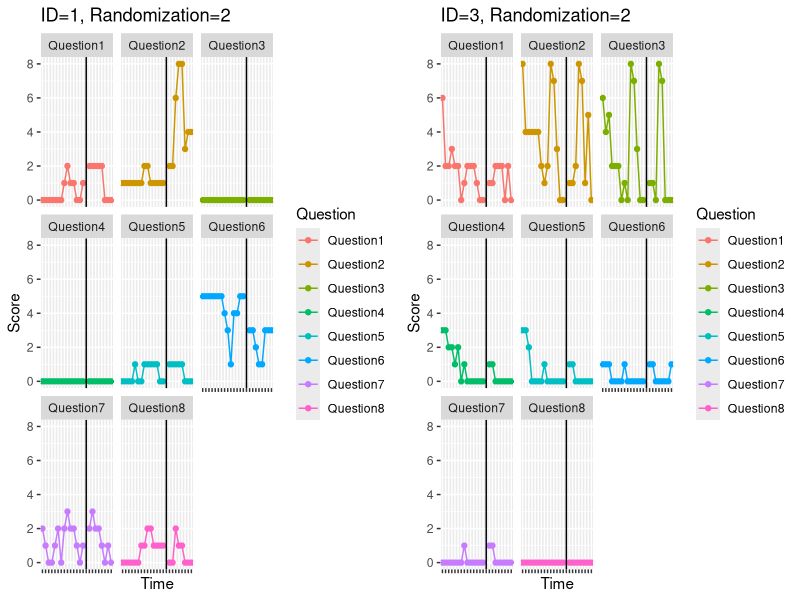
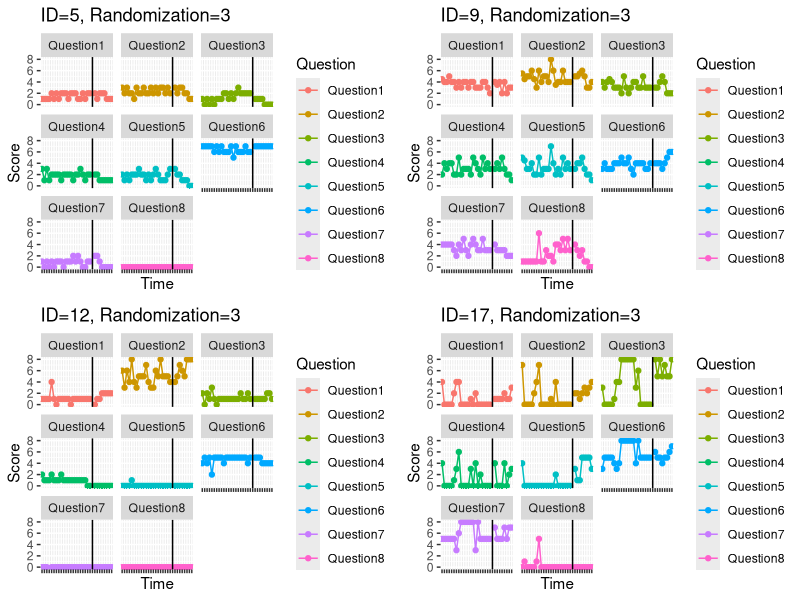
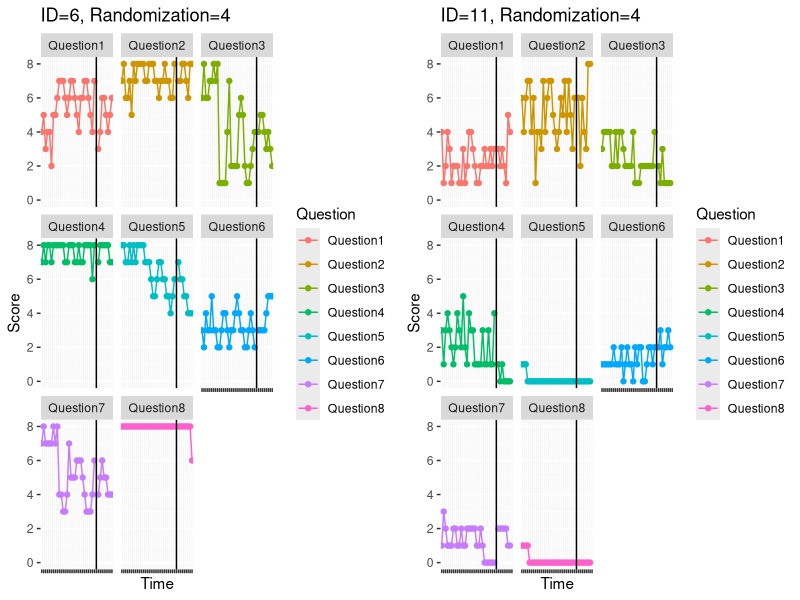

The R script that drew these images, in order: (Note: this script raises an error after producing the figures.)
## ---- chunk 1
knitr::opts_chunk$set(echo = TRUE)
## ---- chunk 2
library(ggplot2)
library(readxl)
library(tidyverse)
library(ggpubr)
library(lmerTest)
library(stats)
library(ordinal)
library(nlme)
library(dplyr)
data<- read_excel("Daily Monitor Tracking Log.xlsx")
## ---- chunk 3
#Two weeks
#1
data1 <- data[c(1:8),]
data1 <- data1[, colSums(is.na(data1)) != nrow(data1)]
data1 <- data1[,-c(1:3)]
x <- rep(NA,8)
data1 <- cbind(data1[,c(1:14)], x, data1[,c(15:22)])
Time <- rep(c("W1D1","W1D2","W1D3","W1D4","W1D5","W1D6","W1D7","W2D1","W2D2","W2D3","W2D4","W2D5","W2D6","W2D7","Split","TrD1","TrD2","TrD3","TrD4","TrD5","TrD6","TrD7","TrD8"),8)
Score <- c(t(as.matrix(data1)))
Question <- rep(c("Question1","Question2","Question3","Question4","Question5","Question6","Question7","Question8"),each=23)
df <- data.frame(Time=Time,Score=Score,Question=Question)
df$Time <- factor(df$Time,levels=c("W1D1","W1D2","W1D3","W1D4","W1D5","W1D6","W1D7","W2D1","W2D2","W2D3","W2D4","W2D5","W2D6","W2D7","Split","TrD1","TrD2","TrD3","TrD4","TrD5","TrD6","TrD7","TrD8"))
p1 <- ggplot(data=df,mapping=aes(x=Time,y=Score,group=Question,colour=Question))+geom_line()+geom_point()+theme(axis.text.x=element_blank())+scale_y_continuous(limits = c(0, 8))+ggtitle("ID=1, Randomization=2")+facet_wrap(~Question)+geom_vline(xintercept=15)

#2

data2 <- data[c(17:24),]
data2 <- data2[, colSums(is.na(data2)) != nrow(data2)]
data2 <- data2[,-c(1:3)]
x <- rep(NA,8)
data2 <- cbind(data2[,c(1:14)], x, data2[,c(15:22)])
Time <- rep(c("W1D1","W1D2","W1D3","W1D4","W1D5","W1D6","W1D7","W2D1","W2D2","W2D3","W2D4","W2D5","W2D6","W2D7","Split","TrD1","TrD2","TrD3","TrD4","TrD5","TrD6","TrD7","TrD8"),8)
Score <- c(t(as.matrix(data2)))
Question <- rep(c("Question1","Question2","Question3","Question4","Question5","Question6","Question7","Question8"),each=23)
df <- data.frame(Time=Time,Score=Score,Question=Question)
df$Time <- factor(df$Time,levels=c("W1D1","W1D2","W1D3","W1D4","W1D5","W1D6","W1D7","W2D1","W2D2","W2D3","W2D4","W2D5","W2D6","W2D7","Split","TrD1","TrD2","TrD3","TrD4","TrD5","TrD6","TrD7","TrD8"))
p2 <- ggplot(data=df,mapping=aes(x=Time,y=Score,group=Question,colour=Question))+geom_line()+geom_point()+theme(axis.text.x=element_blank())+scale_y_continuous(limits = c(0, 8))+ggtitle("ID=3, Randomization=2")+facet_wrap(~Question)+geom_vline(xintercept=15)
ggarrange(p1,p2,ncol=2,nrow=1)
## ---- chunk 4
#Three weeks
#3
data3 <- data[c(9:16),]
data3 <- data3[, colSums(is.na(data3)) != nrow(data3)]
data3 <- data3[,-c(1:3)]
x <- rep(NA,8)
data3 <- cbind(data3[,c(1:21)], x, data3[,c(22:29)])
Time <- rep(c("W1D1","W1D2","W1D3","W1D4","W1D5","W1D6","W1D7","W2D1","W2D2","W2D3","W2D4","W2D5","W2D6","W2D7","W3D1","W3D2","W3D3","W3D4","W3D5","W3D6","W3D7","Split","TrD1","TrD2","TrD3","TrD4","TrD5","TrD6","TrD7","TrD8"),8)
Score <- c(t(as.matrix(data3)))
Question <- rep(c("Question1","Question2","Question3","Question4","Question5","Question6","Question7","Question8"),each=30)
df <- data.frame(Time=Time,Score=Score,Question=Question)
df$Time <- factor(df$Time,levels=c("W1D1","W1D2","W1D3","W1D4","W1D5","W1D6","W1D7","W2D1","W2D2","W2D3","W2D4","W2D5","W2D6","W2D7","W3D1","W3D2","W3D3","W3D4","W3D5","W3D6","W3D7","Split","TrD1","TrD2","TrD3","TrD4","TrD5","TrD6","TrD7","TrD8"))
p3 <- ggplot(data=df,mapping=aes(x=Time,y=Score,group=Question,colour=Question))+geom_line()+geom_point()+theme(axis.text.x=element_blank())+scale_y_continuous(limits = c(0, 8))+ggtitle("ID=5, Randomization=3")+facet_wrap(~Question)+geom_vline(xintercept=22)

#4
data4 <- data[c(33:40),]
data4 <- data4[, colSums(is.na(data4)) != nrow(data4)]
data4 <- data4[,-c(1:3)]
x <- rep(NA,8)
data4 <- cbind(data4[,c(1:21)], x, data4[,c(22:29)])
Time <- rep(c("W1D1","W1D2","W1D3","W1D4","W1D5","W1D6","W1D7","W2D1","W2D2","W2D3","W2D4","W2D5","W2D6","W2D7","W3D1","W3D2","W3D3","W3D4","W3D5","W3D6","W3D7","Split","TrD1","TrD2","TrD3","TrD4","TrD5","TrD6","TrD7","TrD8"),8)
Score <- c(t(as.matrix(data4)))
Question <- rep(c("Question1","Question2","Question3","Question4","Question5","Question6","Question7","Question8"),each=30)
df <- data.frame(Time=Time,Score=Score,Question=Question)
df$Time <- factor(df$Time,levels=c("W1D1","W1D2","W1D3","W1D4","W1D5","W1D6","W1D7","W2D1","W2D2","W2D3","W2D4","W2D5","W2D6","W2D7","W3D1","W3D2","W3D3","W3D4","W3D5","W3D6","W3D7","Split","TrD1","TrD2","TrD3","TrD4","TrD5","TrD6","TrD7","TrD8"))
p4 <- ggplot(data=df,mapping=aes(x=Time,y=Score,group=Question,colour=Question))+geom_line()+geom_point()+theme(axis.text.x=element_blank())+scale_y_continuous(limits = c(0, 8))+ggtitle("ID=9, Randomization=3")+facet_wrap(~Question)+geom_vline(xintercept=22)

#5
data5 <- data[c(41:48),]
data5 <- data5[, colSums(is.na(data5)) != nrow(data5)]
data5 <- data5[,-c(1:3)]
x <- rep(NA,8)
data5 <- cbind(data5[,c(1:21)], x, data5[,c(22:29)])
Time <- rep(c("W1D1","W1D2","W1D3","W1D4","W1D5","W1D6","W1D7","W2D1","W2D2","W2D3","W2D4","W2D5","W2D6","W2D7","W3D1","W3D2","W3D3","W3D4","W3D5","W3D6","W3D7","Split","TrD1","TrD2","TrD3","TrD4","TrD5","TrD6","TrD7","TrD8"),8)
Score <- c(t(as.matrix(data5)))
Question <- rep(c("Question1","Question2","Question3","Question4","Question5","Question6","Question7","Question8"),each=30)
df <- data.frame(Time=Time,Score=Score,Question=Question)
df$Time <- factor(df$Time,levels=c("W1D1","W1D2","W1D3","W1D4","W1D5","W1D6","W1D7","W2D1","W2D2","W2D3","W2D4","W2D5","W2D6","W2D7","W3D1","W3D2","W3D3","W3D4","W3D5","W3D6","W3D7","Split","TrD1","TrD2","TrD3","TrD4","TrD5","TrD6","TrD7","TrD8"))
p5 <- ggplot(data=df,mapping=aes(x=Time,y=Score,group=Question,colour=Question))+geom_line()+geom_point()+theme(axis.text.x=element_blank())+scale_y_continuous(limits = c(0, 8))+ggtitle("ID=12, Randomization=3")+facet_wrap(~Question)+geom_vline(xintercept=22)

#6
data6 <- data[c(57:64),]
data6 <- data6[, colSums(is.na(data6)) != nrow(data6)]
data6 <- data6[,-c(1:3)]
x <- rep(NA,8)
data6 <- cbind(data6[,c(1:21)], x, data6[,c(22:29)])
Time <- rep(c("W1D1","W1D2","W1D3","W1D4","W1D5","W1D6","W1D7","W2D1","W2D2","W2D3","W2D4","W2D5","W2D6","W2D7","W3D1","W3D2","W3D3","W3D4","W3D5","W3D6","W3D7","Split","TrD1","TrD2","TrD3","TrD4","TrD5","TrD6","TrD7","TrD8"),8)
Score <- c(t(as.matrix(data6)))
Question <- rep(c("Question1","Question2","Question3","Question4","Question5","Question6","Question7","Question8"),each=30)
df <- data.frame(Time=Time,Score=Score,Question=Question)
df$Time <- factor(df$Time,levels=c("W1D1","W1D2","W1D3","W1D4","W1D5","W1D6","W1D7","W2D1","W2D2","W2D3","W2D4","W2D5","W2D6","W2D7","W3D1","W3D2","W3D3","W3D4","W3D5","W3D6","W3D7","Split","TrD1","TrD2","TrD3","TrD4","TrD5","TrD6","TrD7","TrD8"))
p6 <- ggplot(data=df,mapping=aes(x=Time,y=Score,group=Question,colour=Question))+geom_line()+geom_point()+theme(axis.text.x=element_blank())+scale_y_continuous(limits = c(0, 8))+ggtitle("ID=17, Randomization=3")+facet_wrap(~Question)+geom_vline(xintercept=22)
ggarrange(p3,p4,p5,p6,ncol=2,nrow=2)
## ---- chunk 5
#Four weeks
#7
data7 <- data[c(25:32),]
data7 <- data7[, colSums(is.na(data7)) != nrow(data7)]
data7 <- data7[,-c(1:3)]
x <- rep(NA,8)
data7 <- cbind(data7[,c(1:28)], x, data7[,c(29:36)])
Time <- rep(c("W1D1","W1D2","W1D3","W1D4","W1D5","W1D6","W1D7","W2D1","W2D2","W2D3","W2D4","W2D5","W2D6","W2D7","W3D1","W3D2","W3D3","W3D4","W3D5","W3D6","W3D7","W4D1","W4D2","W4D3","W4D4","W4D5","W4D6","W4D7","Split","TrD1","TrD2","TrD3","TrD4","TrD5","TrD6","TrD7","TrD8"),8)
Score <- c(t(as.matrix(data7)))
Question <- rep(c("Question1","Question2","Question3","Question4","Question5","Question6","Question7","Question8"),each=37)
df <- data.frame(Time=Time,Score=Score,Question=Question)
df$Time <- factor(df$Time,levels=c("W1D1","W1D2","W1D3","W1D4","W1D5","W1D6","W1D7","W2D1","W2D2","W2D3","W2D4","W2D5","W2D6","W2D7","W3D1","W3D2","W3D3","W3D4","W3D5","W3D6","W3D7","W4D1","W4D2","W4D3","W4D4","W4D5","W4D6","W4D7","Split","TrD1","TrD2","TrD3","TrD4","TrD5","TrD6","TrD7","TrD8"))
p7 <- ggplot(data=df,mapping=aes(x=Time,y=Score,group=Question,colour=Question))+geom_line()+geom_point()+theme(axis.text.x=element_blank())+scale_y_continuous(limits = c(0, 8))+ggtitle("ID=6, Randomization=4")+facet_wrap(~Question)+geom_vline(xintercept=29)

#8
data8 <- data[c(49:56),]
data8 <- data8[,-c(1:3)]
x <- rep(NA,8)
data8 <- cbind(data8[,c(1:28)], x, data8[,c(29:36)])
Time <- rep(c("W1D1","W1D2","W1D3","W1D4","W1D5","W1D6","W1D7","W2D1","W2D2","W2D3","W2D4","W2D5","W2D6","W2D7","W3D1","W3D2","W3D3","W3D4","W3D5","W3D6","W3D7","W4D1","W4D2","W4D3","W4D4","W4D5","W4D6","W4D7","Split","TrD1","TrD2","TrD3","TrD4","TrD5","TrD6","TrD7","TrD8"),8)
Score <- c(t(as.matrix(data8)))
Question <- rep(c("Question1","Question2","Question3","Question4","Question5","Question6","Question7","Question8"),each=37)
df <- data.frame(Time=Time,Score=Score,Question=Question)
df$Time <- factor(df$Time,levels=c("W1D1","W1D2","W1D3","W1D4","W1D5","W1D6","W1D7","W2D1","W2D2","W2D3","W2D4","W2D5","W2D6","W2D7","W3D1","W3D2","W3D3","W3D4","W3D5","W3D6","W3D7","W4D1","W4D2","W4D3","W4D4","W4D5","W4D6","W4D7","Split","TrD1","TrD2","TrD3","TrD4","TrD5","TrD6","TrD7","TrD8"))
p8 <- ggplot(data=df,mapping=aes(x=Time,y=Score,group=Question,colour=Question))+geom_line()+geom_point()+theme(axis.text.x=element_blank())+scale_y_continuous(limits = c(0, 8))+ggtitle("ID=11, Randomization=4")+facet_wrap(~Question)+geom_vline(xintercept=29)
ggarrange(p7,p8,ncol=2,nrow=1)
## ---- chunk 6
library(knitr)
data1 <- data.frame(
  Row = c("(Intercept)", "T", "t", "T:t"),
  Estimate = c(2.136820, 0.197230, -0.001098, -0.003483),
  Std.Error = c(0.575868, 0.747232, 0.012335, 0.029450),
  df = c(7.9303, 222.20, 221.08, 221.41),
  t_value = c(-28.2, 0.264, -0.089, -0.118),
  Pr_gt_t = c("0.006 **", 0.79206, 0.92916, 0.90596)
)

kable(data1, caption = "Linear Mixed Model for Average Anxiety Today ", col.names = c("Row", "Estimate", "Std. Error", "df", "t value", "Pr(>|t|)"), format = "markdown",
      align = c('c', 'c', 'c', 'c', 'c', 'c'))

## ---- chunk 7

#Choose problem
newdata <- data[which(data$Problem=="Average Anxiety Today"),]
newdata <- newdata[,-c(1:3)]
p <- as.matrix(newdata)
y <- c(t(p))
y <- y[!is.na(y)] 
t <- c(1:22,1:29,1:22,1:36,1:29,1:29,1:35,1:29)
T <- c(rep(0,14),rep(1,8),rep(0,21),rep(1,8),rep(0,14),rep(1,8),rep(0,28),rep(1,8),rep(0,21),rep(1,8),rep(0,21),rep(1,8),rep(0,28),rep(1,7),rep(0,21),rep(1,8))
ID <- c(rep(1,22),rep(5,29),rep(3,22),rep(6,36),rep(9,29),rep(12,29),rep(11,35),rep(17,29))
m <- data.frame(y,ID,t,T)
m$y <- as.numeric(y)
## ---- chunk 8
model2 <- lmer(y ~ T + t*T + (1 | as.factor(ID)), data = m)
m$y_pred <- fitted(model2)
summary(model2) 
## ---- chunk 9
vline_data <- data.frame(ID = c(1,3,5,6,9,11,12,17),  xintercept=c(15,15,22,29,22,29,22,22) )
## ---- chunk 10
ggplot(m, mapping = aes(x=t, y=y_pred, group=as.factor(ID))) +
  geom_line()+geom_line(aes(x=t, y=y, group=as.factor(ID), colour=as.factor(ID))) +facet_wrap(~ID)+ggtitle("Average Anxiety Today")+geom_vline(data = vline_data, aes(xintercept = xintercept, group = as.factor(ID)), linetype = "dashed")
## ---- chunk 11
 m$resid <- resid(model2)
acf(m[m$ID==1,]$resid)
## ---- chunk 12
fm1 <- lme(y ~ T+t*T, random = ~1|as.factor(ID),correlation = corAR1(),data = m)
summary(fm1)
## ---- chunk 13
m$resid <- resid(fm1)
acf(m[m$ID==1,]$resid)
## ---- chunk 14
m$y <- as.factor(m$y)
model <- clmm(ordered(y) ~ T + t*T + (1 | as.factor(ID)), data = m)
summary(model)

## ---- chunk 15
newdata <- data[which(data$Problem=="Scares Me when I am Nervous"),]
newdata <- newdata[,-c(1:3)]
p <- as.matrix(newdata)
y <- c(t(p))
y <- y[!is.na(y)] 
t <- c(1:22,1:29,1:22,1:36,1:29,1:29,1:35,1:29)
T <- c(rep(0,14),rep(1,8),rep(0,21),rep(1,8),rep(0,14),rep(1,8),rep(0,28),rep(1,8),rep(0,21),rep(1,8),rep(0,21),rep(1,8),rep(0,28),rep(1,7),rep(0,21),rep(1,8))
ID <- c(rep(1,22),rep(5,29),rep(3,22),rep(6,36),rep(9,29),rep(12,29),rep(11,35),rep(17,29))
m4 <- data.frame(y,ID,t,T)
m4$y <- as.numeric(y)
## ---- chunk 16
new_data <- data.frame(
  Row = c("(Intercept)", "T", "t", "T:t"),
  Estimate = c(2.16590, 2.04479, -0.04548, -0.05264),
  Std.Error = c(0.81736, 0.72973, 0.01204, 0.02874),
  df = c(7.42557, 221.06774, 220.51531, 220.67366),
  t_value = c(2.650, 2.802, -3.778, -1.831),
  Pr_gt_t = c("0.031243 *", "0.005527 **", "0.000203 ***", 0.068379)
)

kable(new_data, caption = "Linear Mixed Model for Scares Me when I am Nervous ", col.names = c("Row", "Estimate", "Std. Error", "df", "t value", "Pr(>|t|)"), format = "markdown",
      align = c('c', 'c', 'c', 'c', 'c', 'c'))
## ---- chunk 17
updated_data <- data.frame(
  Row = c("(Intercept)", "T", "t", "T:t"),
  Estimate = c(2.36857845, 1.86567683, -0.05660635, -0.04632292),
  Std.Error = c(0.84549662, 1.06575922, 0.02143659, 0.04515777),
  df = c(220, 220, 220, 220),
  t_value = c(2.801405, 1.750561, -2.640642, -1.025802),
  Pr_gt_t = c("0.005541444**", 0.081415428, "0.008867989**", 0.306111548)
)

kable(updated_data, caption = "Time Series Model for Scares Me when I am Nervous", col.names = c("Row", "Estimate", "Std. Error", "df", "t value", "p-value"), format = "markdown",
      align = c('c', 'c', 'c', 'c', 'c', 'c'))
## ---- chunk 18
fm5 <- lme(y ~ T+t*T, random = ~1|as.factor(ID),correlation = corAR1(),data = m4)
d <- summary(fm5)
d$tTable
## ---- chunk 19
model6 <- lmer(y ~ T+ t*T + (1 | as.factor(ID)), data = m4)
m4$y_pred <- fitted(model6)
summary(model6)
## ---- chunk 20
ggplot(m4, mapping = aes(x=t, y=y_pred, group=as.factor(ID))) +
  geom_line()+geom_line(aes(x=t, y=y, group=as.factor(ID), colour=as.factor(ID))) +facet_wrap(~ID)+ggtitle("Scares Me when I am Nervous")+geom_vline(data = vline_data, aes(xintercept = xintercept, group = as.factor(ID)), linetype = "dashed")
## ---- chunk 21
m4$resid <- resid(model6)
acf(m4[m4$ID==1,]$resid)
## ---- chunk 22
fm5 <- lme(y ~ T+t*T, random = ~1|as.factor(ID),correlation = corAR1(),data = m4)
d <- summary(fm5)
d$tTable
## ---- chunk 23
m4$resid <- resid(fm5)
acf(m4[m4$ID==1,]$resid)
## ---- chunk 24
m4$y <- as.factor(m4$y)
ordnal4 <- clmm(ordered(y) ~ T+t*T + (1 | as.factor(ID)), data = m4)
summary(ordnal4)
## ---- chunk 25
newdata <- data[which(data$Problem=="Confident in My Ability to Handle Situations"),]
newdata <- newdata[,-c(1:3)]
p <- as.matrix(newdata)
y <- c(t(p))
y <- y[!is.na(y)] 
t <- c(1:22,1:29,1:22,1:36,1:29,1:29,1:35,1:29)
T <- c(rep(0,14),rep(1,8),rep(0,21),rep(1,8),rep(0,14),rep(1,8),rep(0,28),rep(1,8),rep(0,21),rep(1,8),rep(0,21),rep(1,8),rep(0,28),rep(1,7),rep(0,21),rep(1,8))
ID <- c(rep(1,22),rep(5,29),rep(3,22),rep(6,36),rep(9,29),rep(12,29),rep(11,35),rep(17,29))
m5 <- data.frame(y,ID,t,T)
m5$y <- as.numeric(y)
## ---- chunk 26
latest_data <- data.frame(
  Row = c("(Intercept)", "T", "t", "T:t"),
  Estimate = c(3.631392, -2.978075, 0.003036, 0.118754),
  Std.Error = c(0.728410, 0.669260, 0.011040, 0.026362),
  df = c(7.451728, 221.129847, 220.545842, 220.713363),
  t_value = c(4.985, -4.450, 0.275, 4.505),
  Pr_gt_t = c("0.00132 **", "1.36e-05 ***", 0.78354, "1.08e-05 ***")
)

kable(latest_data, caption = "Linear Mixed Model for Confident in My Ability to Handle Situations", col.names = c("Row", "Estimate", "Std. Error", "df", "t value", "Pr(>|t|)"), format = "markdown",
      align = c('c', 'c', 'c', 'c', 'c', 'c'))
## ---- chunk 27
model7 <- lmer(y ~ T+ t*T + (1 | as.factor(ID)), data = m5)
m5$y_pred <- fitted(model7)
summary(model7)
## ---- chunk 28
ggplot(m5, mapping = aes(x=t, y=y_pred, group=as.factor(ID))) +
  geom_line()+geom_line(aes(x=t, y=y, group=as.factor(ID), colour=as.factor(ID))) +facet_wrap(~ID)+ggtitle("Confident in My Ability to Handle Situations")+geom_vline(data = vline_data, aes(xintercept = xintercept, group = as.factor(ID)), linetype = "dashed")
## ---- chunk 29
m5$resid <- resid(model7)
acf(m5[m5$ID==9,]$resid)
## ---- chunk 30
fm6 <- lme(y ~ T+t*T, random = ~1|as.factor(ID),correlation = corAR1(),data = m5)
summary(fm6)
## ---- chunk 31
m5$resid <- resid(fm6)
acf(m5[m5$ID==9,]$resid)
## ---- chunk 32
m5$y <- as.factor(m5$y)
ordnal5 <- clmm(ordered(y) ~ T+t*T + (1 | as.factor(ID)), data = m5)
summary(ordnal5)
## ---- chunk 33
newdata <- data[which(data$Problem=="Push Away Thoughts and Feelings I Do Not Like"),]
newdata <- newdata[,-c(1:3)]
p <- as.matrix(newdata)
y <- c(t(p))
y <- y[!is.na(y)] 
t <- c(1:22,1:29,1:22,1:36,1:29,1:29,1:35,1:29)
T <- c(rep(0,14),rep(1,8),rep(0,21),rep(1,8),rep(0,14),rep(1,8),rep(0,28),rep(1,8),rep(0,21),rep(1,8),rep(0,21),rep(1,8),rep(0,28),rep(1,7),rep(0,21),rep(1,8))
ID <- c(rep(1,22),rep(5,29),rep(3,22),rep(6,36),rep(9,29),rep(12,29),rep(11,35),rep(17,29))
m6 <- data.frame(y,ID,t,T)
m6$y <- as.numeric(y)
## ---- chunk 34
model8 <- lmer(y ~ T+ t*T + (1 | as.factor(ID)), data = m6)
m6$y_pred <- fitted(model8)
summary(model8)
## ---- chunk 35
ggplot(m6, mapping = aes(x=t, y=y_pred, group=as.factor(ID))) +
  geom_line()+geom_line(aes(x=t, y=y, group=as.factor(ID), colour=as.factor(ID))) +facet_wrap(~ID)+ggtitle("Push Away Thoughts and Feelings I Do Not Like")+geom_vline(data = vline_data, aes(xintercept = xintercept, group = as.factor(ID)), linetype = "dashed")
## ---- chunk 36
m6$resid <- resid(model8)
acf(m6[m6$ID==9,]$resid)
## ---- chunk 37
fm7 <- lme(y ~ T+t*T, random = ~1|as.factor(ID),correlation = corAR1(),data = m6)
summary(fm7)
## ---- chunk 38
m6$resid <- resid(fm7)
acf(m6[m6$ID==9,]$resid)
## ---- chunk 39
m6$y <- factor(m6$y, ordered = TRUE)
ordnal6 <- clmm(y ~ T+ t*T + (1 | as.factor(ID)), data = m6)
summary(ordnal6)
## ---- chunk 40
newdata <- data[which(data$Problem=="Physical Feelings in My Body Scare Me"),]
newdata <- newdata[,-c(1:3)]
p <- as.matrix(newdata)
y <- c(t(p))
y <- y[!is.na(y)] 
t <- c(1:22,1:29,1:22,1:36,1:29,1:29,1:35,1:29)
T <- c(rep(0,14),rep(1,8),rep(0,21),rep(1,8),rep(0,14),rep(1,8),rep(0,28),rep(1,8),rep(0,21),rep(1,8),rep(0,21),rep(1,8),rep(0,28),rep(1,7),rep(0,21),rep(1,8))
ID <- c(rep(1,22),rep(5,29),rep(3,22),rep(6,36),rep(9,29),rep(12,29),rep(11,35),rep(17,29))
m7 <- data.frame(y,ID,t,T)
m7$y <- as.numeric(y)
## ---- chunk 41
model9 <- lmer(y ~ T+ t*T + (1 | as.factor(ID)), data = m7)
m7$y_pred <- fitted(model9)
summary(model9)
## ---- chunk 42
ggplot(m7, mapping = aes(x=t, y=y_pred, group=as.factor(ID))) +
  geom_line()+geom_line(aes(x=t, y=y, group=as.factor(ID), colour=as.factor(ID))) +facet_wrap(~ID)+ggtitle("Push Away Thoughts and Feelings I Do Not Like")+geom_vline(data = vline_data, aes(xintercept = xintercept, group = as.factor(ID)), linetype = "dashed")
## ---- chunk 43
m7$resid <- resid(model9)
acf(m7[m7$ID==1,]$resid)
## ---- chunk 44
fm8 <- lme(y ~ T+t*T, random = ~1|as.factor(ID),correlation = corAR1(),data = m7)
summary(fm8)
## ---- chunk 45
m7$resid <- resid(fm8)
acf(m7[m7$ID==1,]$resid)
## ---- chunk 46
m7$y <- factor(m7$y, ordered = TRUE)
ordnal7 <- clmm(y ~ T+ t*T + (1 | as.factor(ID)), data = m7)
summary(ordnal7)
## ---- chunk 47
newdata <- data[which(data$Problem=="Max Anxiety Today"),]
newdata <- newdata[,-c(1:3)]
p <- as.matrix(newdata)
y <- c(t(p))
y <- y[!is.na(y)] 
t <- c(1:22,1:29,1:22,1:36,1:29,1:29,1:35,1:29)
T <- c(rep(0,14),rep(1,8),rep(0,21),rep(1,8),rep(0,14),rep(1,8),rep(0,28),rep(1,8),rep(0,21),rep(1,8),rep(0,21),rep(1,8),rep(0,28),rep(1,7),rep(0,21),rep(1,8))
ID <- c(rep(1,22),rep(5,29),rep(3,22),rep(6,36),rep(9,29),rep(12,29),rep(11,35),rep(17,29))
m1 <- data.frame(y,ID,t,T)
m1$y <- as.numeric(y)
## ---- chunk 48
model3 <- lmer(y ~ T + t*T + (1 | as.factor(ID)), data = m1)
m1$y_pred <- fitted(model3)
summary(model3)
## ---- chunk 49
ggplot(m1, mapping = aes(x=t, y=y_pred, group=as.factor(ID))) +
  geom_line()+geom_line(aes(x=t, y=y, group=as.factor(ID), colour=as.factor(ID))) +facet_wrap(~ID)+ggtitle("Max Anxiety Today")+geom_vline(data = vline_data, aes(xintercept = xintercept, group = as.factor(ID)), linetype = "dashed")
## ---- chunk 50
m1$resid <- resid(model3)
acf(m1[m1$ID==1,]$resid)
## ---- chunk 51
fm2 <- lme(y ~ T+t*T, random = ~1|as.factor(ID),correlation = corAR1(),data = m1)
summary(fm2)
## ---- chunk 52
m1$resid <- resid(fm2) 
acf(m1[m1$ID==1,]$resid)
## ---- chunk 53
m1$y <- as.factor(m1$y)
ordnal1 <- clmm(ordered(y) ~ T+t*T + (1 | as.factor(ID)), data = m1)
summary(ordnal1)
## ---- chunk 54
newdata <- data[which(data$Problem=="Jump to Negative Conclusions"),]
newdata <- newdata[,-c(1:3)]
p <- as.matrix(newdata)
y <- c(t(p))
y <- y[!is.na(y)] 
t <- c(1:22,1:29,1:22,1:36,1:29,1:29,1:35,1:29)
T <- c(rep(0,14),rep(1,8),rep(0,21),rep(1,8),rep(0,14),rep(1,8),rep(0,28),rep(1,8),rep(0,21),rep(1,8),rep(0,21),rep(1,8),rep(0,28),rep(1,7),rep(0,21),rep(1,8))
ID <- c(rep(1,22),rep(5,29),rep(3,22),rep(6,36),rep(9,29),rep(12,29),rep(11,35),rep(17,29))
m3 <- data.frame(y,ID,t,T)
m3$y <- as.numeric(y)
## ---- chunk 55
model5 <- lmer(y ~ T + t*T + (1 | as.factor(ID)), data = m3)
m3$y_pred <- fitted(model5)
summary(model5)
## ---- chunk 56
ggplot(m3, mapping = aes(x=t, y=y_pred, group=as.factor(ID))) +
  geom_line()+geom_line(aes(x=t, y=y, group=as.factor(ID), colour=as.factor(ID))) +facet_wrap(~ID)+ggtitle("Jump to Negative Conclusions")+geom_vline(data = vline_data, aes(xintercept = xintercept, group = as.factor(ID)), linetype = "dashed")
## ---- chunk 57
m3$resid <- resid(model5)
acf(m3[m3$ID==11,]$resid)
## ---- chunk 58
fm4 <- lme(y ~ T+t*T, random = ~1|as.factor(ID),correlation = corAR1(),data = m3)
b <- summary(fm4)
b$tTable
## ---- chunk 59
m3$resid <- resid(fm4)
acf(m3[m3$ID==11,]$resid)
## ---- chunk 60
m3$y <- as.factor(m3$y)
ordnal3 <- clmm(ordered(y) ~ T+t*T + (1 | as.factor(ID)), data = m3)
summary(ordnal3)
## ---- chunk 61
newdata <- data[which(data$Problem=="Avg Avoidance of Thoughts, Situatoins, Sensations"),]
newdata <- newdata[,-c(1:3)]
p <- as.matrix(newdata)
y <- c(t(p))
y <- y[!is.na(y)] 
t <- c(1:22,1:29,1:22,1:36,1:29,1:29,1:35,1:29)
T <- c(rep(0,14),rep(1,8),rep(0,21),rep(1,8),rep(0,14),rep(1,8),rep(0,28),rep(1,8),rep(0,21),rep(1,8),rep(0,21),rep(1,8),rep(0,28),rep(1,7),rep(0,21),rep(1,8))
ID <- c(rep(1,22),rep(5,29),rep(3,22),rep(6,36),rep(9,29),rep(12,29),rep(11,35),rep(17,29))
m2 <- data.frame(y,ID,t,T)
m2$y <- as.numeric(y)
## ---- chunk 62
model4 <- lmer(y ~ T + t*T + (1 | as.factor(ID)), data = m2)
m2$y_pred <- fitted(model4)
summary(model4)
## ---- chunk 63
ggplot(m2, mapping = aes(x=t, y=y_pred, group=as.factor(ID))) +
  geom_line()+geom_line(aes(x=t, y=y, group=as.factor(ID), colour=as.factor(ID))) +facet_wrap(~ID)+ggtitle("Avg Avoidance of Thoughts, Situatoins, Sensations")+geom_vline(data = vline_data, aes(xintercept = xintercept, group = as.factor(ID)), linetype = "dashed")
## ---- chunk 64
m2$resid <- resid(model4)
acf(m2[m2$ID==11,]$resid)
## ---- chunk 65
fm3 <- lme(y ~ T+t*T, random = ~1|as.factor(ID),correlation = corAR1(),data = m2)
a <-summary(fm3)

## ---- chunk 66
m2$resid <- resid(fm3)
acf(m2[m2$ID==11,]$resid)
## ---- chunk 67
m2$y <- as.factor(m2$y)
ordnal2 <- clmm(ordered(y) ~ T+t*T + (1 | as.factor(ID)), data = m2)
summary(ordnal2)
